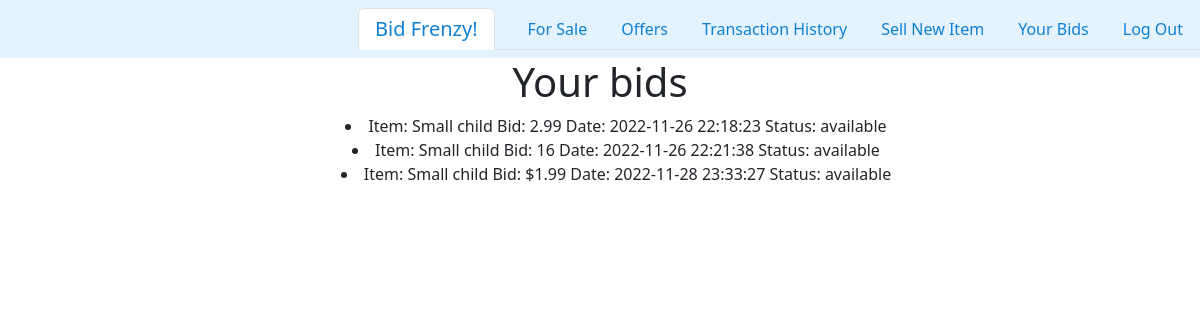
Page /yourbids (signed in) on the earlier database version.
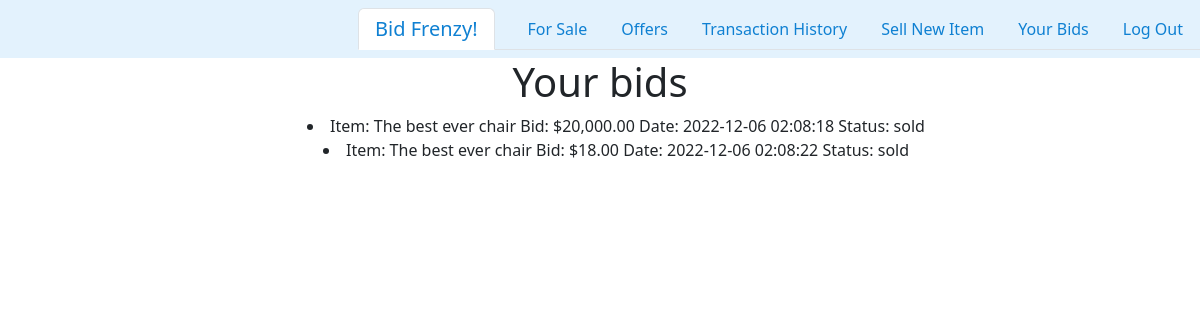
Same page on the later database version.
### tables this page shows
CREATE TABLE bids (id INTEGER PRIMARY KEY AUTOINCREMENT, itemId INTEGER, bidderId INTEGER, sellerId INTEGER, offerPrice INTEGER, offerStatus TEXT NOT NULL, datetime INTEGER);

CREATE TABLE items (id INTEGER PRIMARY KEY AUTOINCREMENT, name TEXT NOT NULL, description TEXT NOT NULL, filename TEXT NOT NULL, ownerId INTEGER, askingPrice INTEGER, saleStatus TEXT NOT NULL);

### app.py (the view)
@app.route("/yourbids")
def yourbids():
    user_id = session["user_id"]
    your_bids = db.execute("SELECT * FROM bids LEFT JOIN items ON bids.itemId = items.id WHERE bids.bidderId = ?", user_id)
    return render_template("yourbids.html", your_bids=your_bids)

### app.py (called while the page is built)
@app.after_request
def after_request(response):
    response.headers["Cache-Control"] = "no-cache, no-store, must-revalidate"
    response.headers["Expires"] = 0
    response.headers["Pragma"] = "no-cache"
    return response

### templates/yourbids.html
{% extends "layout.html" %} {% block title %} Your Bids {% endblock %} {% block
main %}
<h1>Your bids</h1>
  <ul class="ul-centered">
    {% for bid in your_bids %}
    <li>Item: {{ bid['name'] }} Bid: {{ bid['offerPrice'] }} Date: {{ bid['datetime'] }} Status: {{ bid['saleStatus'] }}</li>
    {% endfor %}
  </ul>
{% endblock %}

Differences in the rows shown:
removed bids: name "Small child", offerPrice "2.99", datetime "2022-11-26 22:18:23", saleStatus "available"
removed bids: name "Small child", offerPrice "16", datetime "2022-11-26 22:21:38", saleStatus "available"
removed bids: name "Small child", offerPrice "$1.99", datetime "2022-11-28 23:33:27", saleStatus "available"
added bids: name "The best ever chair", offerPrice "$20,000.00", datetime "2022-12-06 02:08:18", saleStatus "sold"
added bids: name "The best ever chair", offerPrice "$18.00", datetime "2022-12-06 02:08:22", saleStatus "sold"
